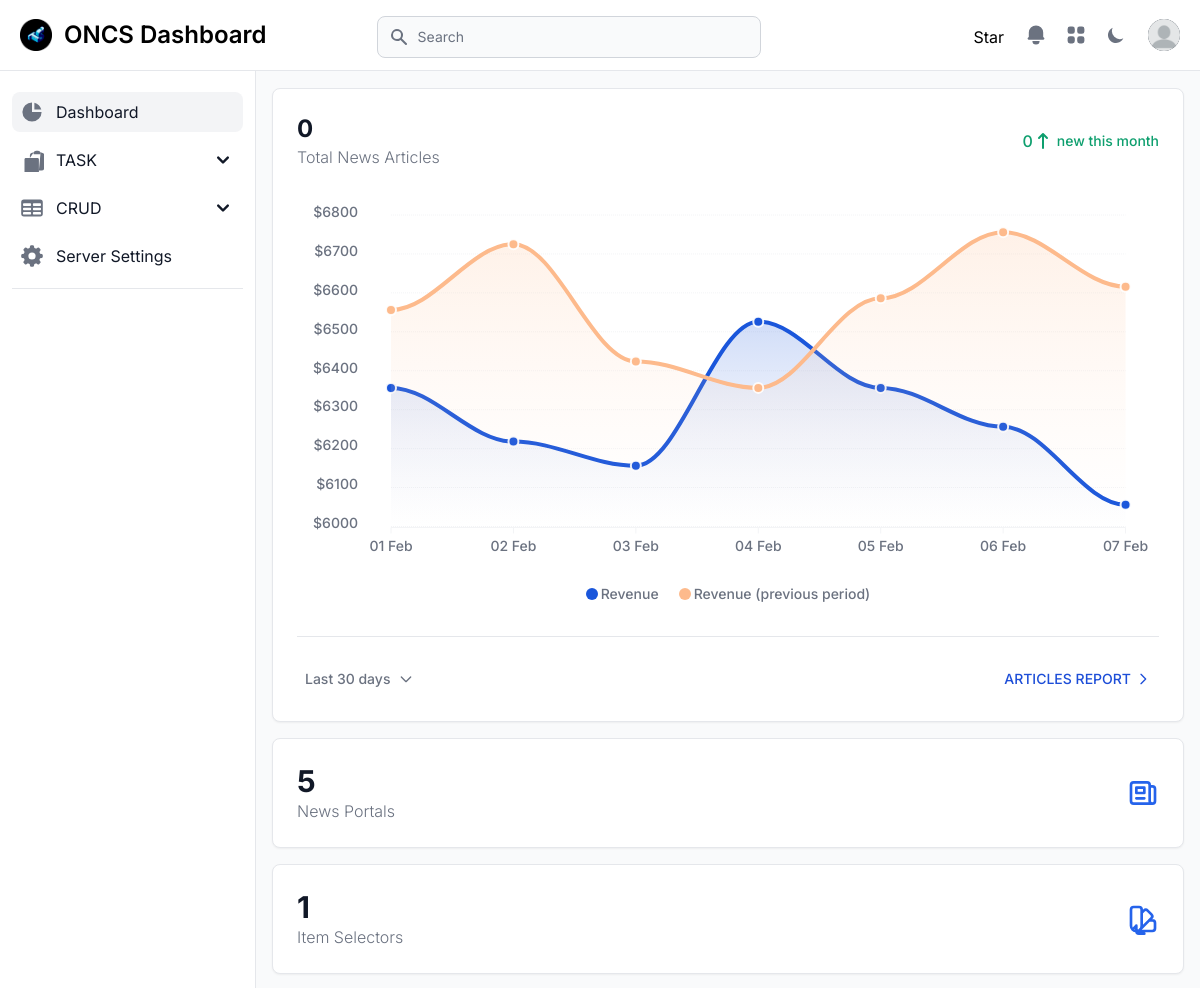
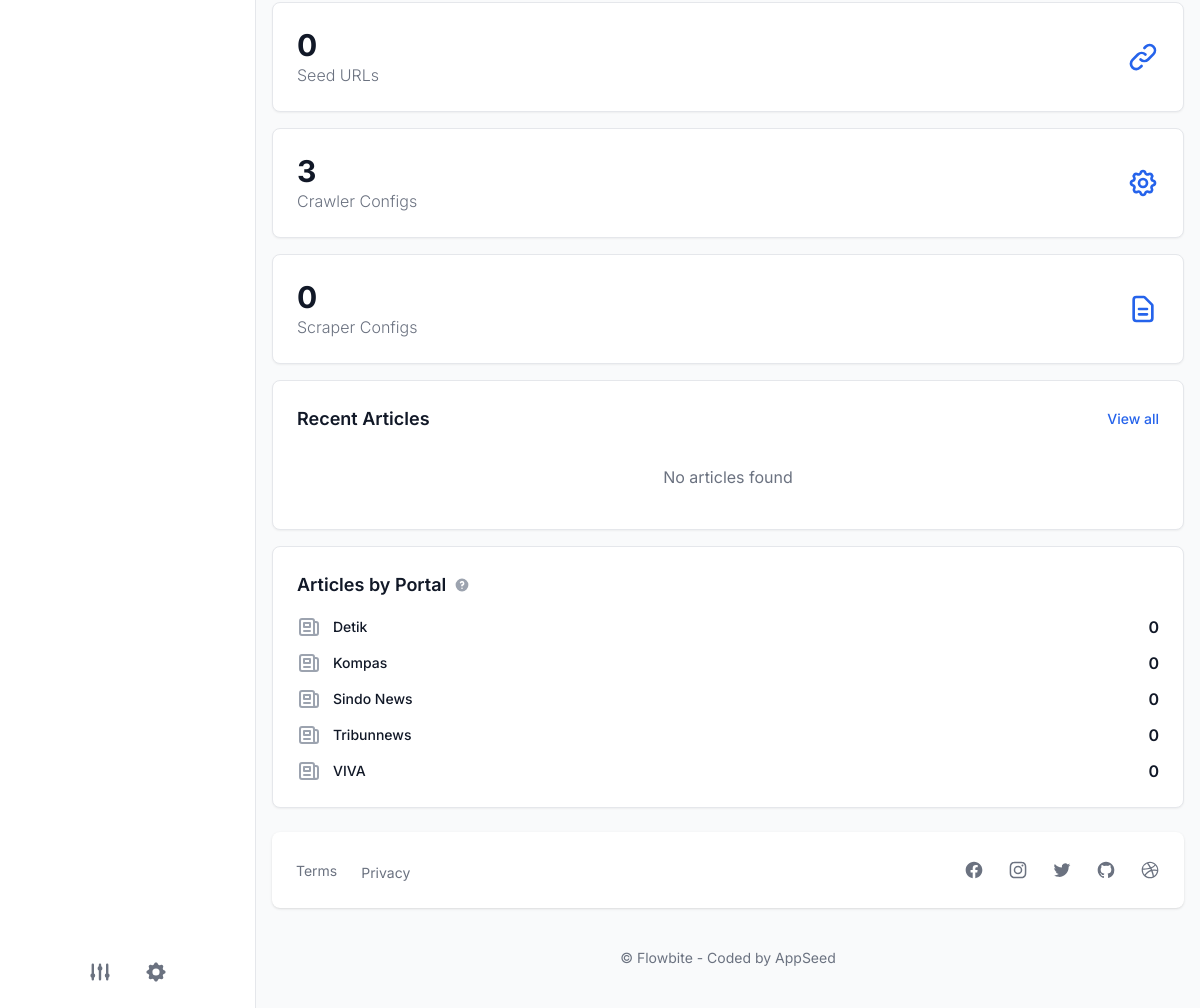
Before: / with the older database file (2 pictures, top to bottom).
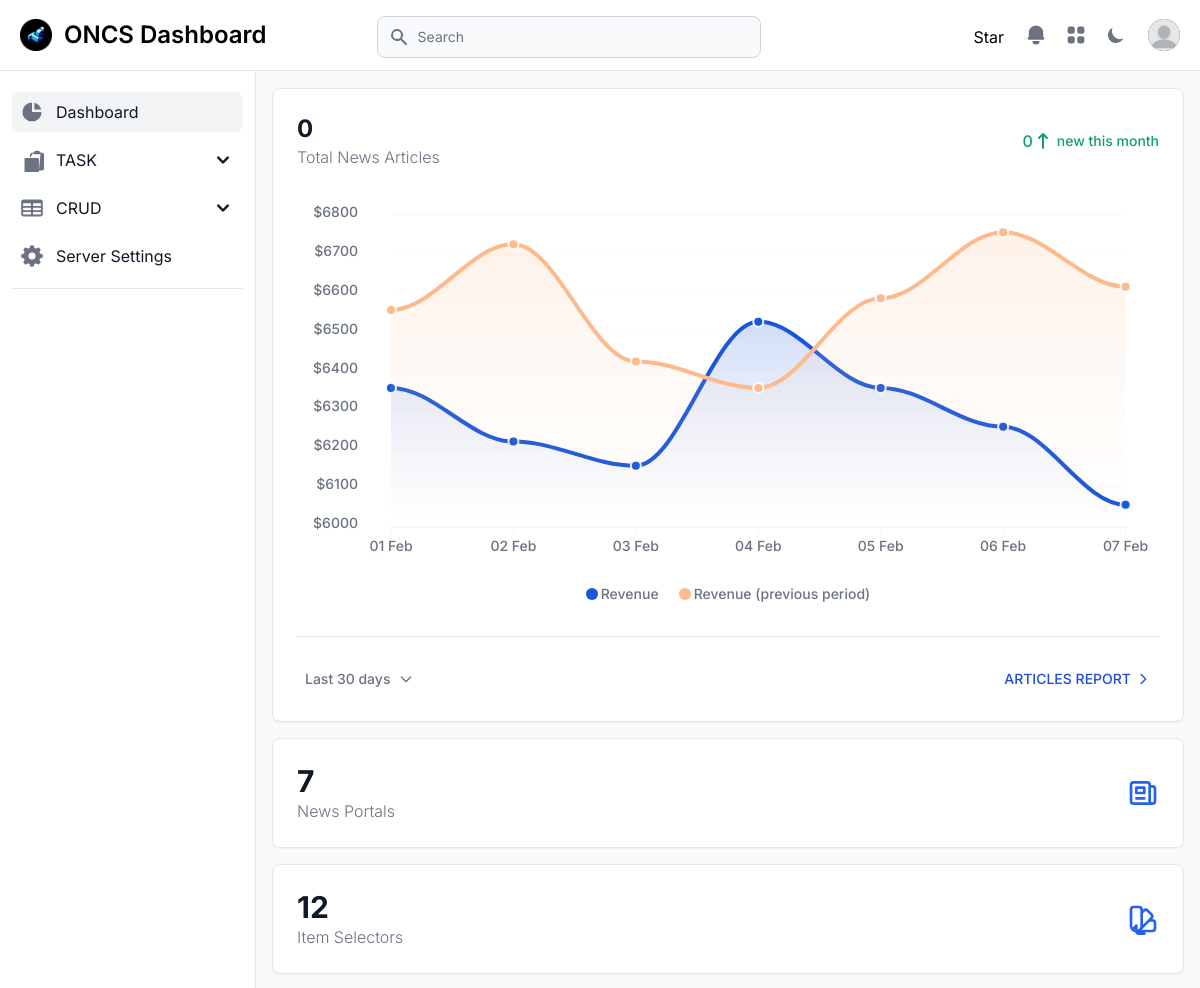
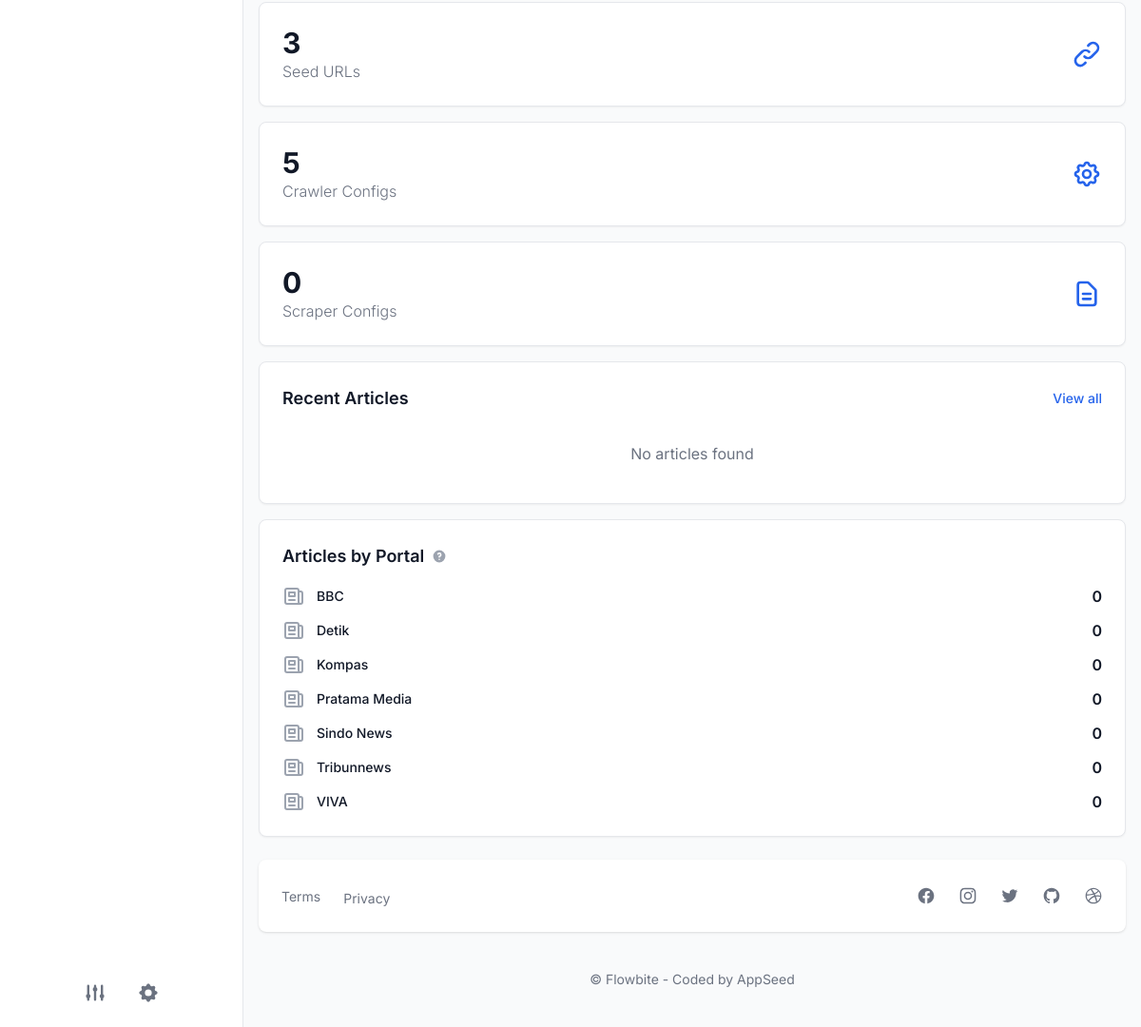
After: the same page with the newer database file (2 pictures, top to bottom).
### apps/common/models.py (models this page shows, shortened)
class TimestampModel(models.Model):
	created_at = models.DateTimeField(auto_now_add=True)
	updated_at = models.DateTimeField(auto_now=True)
	class Meta:
		abstract = True

class NewsPortal(TimestampModel):
	domain = models.CharField(max_length=255, unique=True)
	name = models.CharField(max_length=255)
	news_scope = models.CharField(
		max_length=20,
		choices=NewsScopeChoices.choices,
		default=NewsScopeChoices.NATIONAL
	)
	country = CountryField(blank_label='Select country', default='ID', null=True, blank=True)
	city = models.CharField(max_length=255, blank=True, null=True)
	class Meta:
		db_table = 'news_portal'
		verbose_name = 'News Portal'
		verbose_name_plural = 'News Portals'
		ordering = ['name']

### home/views.py (the view)
# urls.py: path("", views.index, name="charts"),
def index(request):
  news_portals_count = NewsPortal.objects.count()
  selectors_count = ItemSelector.objects.count()
  seed_urls_count = NewsPortalSeedUrl.objects.count()
  crawler_configs_count = CrawlerConfig.objects.count()
  scraper_configs_count = ScraperConfig.objects.count()
  news_articles_count = NewsArticle.objects.count()
  thirty_days_ago = datetime.now() - timedelta(days=30)
  recent_articles = NewsArticle.objects.filter(created_at__gte=thirty_days_ago).count()
  articles_by_portal = []
  try:
    articles_by_portal = NewsPortal.objects.annotate(
      article_count=Count('clean_urls__article_url__article', filter=Q(clean_urls__article_url__article__isnull=False))
    ).values('name', 'article_count')[:10]
  except Exception as e:
    articles_by_portal = NewsPortal.objects.values('name').annotate(article_count=Count('clean_urls'))[:10]
  latest_articles = []
  try:
    latest_articles = NewsArticle.objects.select_related('article_url__portal').order_by('-created_at')[:5]
  except Exception as e:
    latest_articles = NewsArticle.objects.order_by('-created_at')[:5]
  try:
    from apps.tasks.views import get_celery_all_tasks
    tasks = get_celery_all_tasks()
    tasks_count = len(tasks)
  except Exception as e:
    tasks_count = 0
  context = {
    'segment': 'dashboard',
    'news_portals_count': news_portals_count,
    'selectors_count': selectors_count,
    'seed_urls_count': seed_urls_count,
    'crawler_configs_count': crawler_configs_count,
    'scraper_configs_count': scraper_configs_count,
    'news_articles_count': news_articles_count,
    'recent_articles': recent_articles,
    'articles_by_portal': list(articles_by_portal),
    'latest_articles': latest_articles,
    'tasks_count': tasks_count,
  }
  return render(request, "dashboard/index.html", context)

### core/context_processors.py (called while the page is built)
def sidebar_config(request):
    return {'sidebar_config': getattr(settings, 'SHOW_APP_CONFIG', {})}

### templates/dashboard/index.html (shortened to what the changed rows need)
{% extends "layouts/base.html" %}
{% load static %}
{% block content %}
<main>
  <div class="px-4 pt-6">
    <div class="grid gap-4 xl:grid-cols-2 2xl:grid-cols-3">
      <div class="grid gap-4 xl:grid-cols-2 2xl:grid-cols-1">
        <div class="p-4 bg-white border border-gray-200 rounded-lg shadow-sm dark:border-gray-700 sm:p-6 dark:bg-gray-800">
          <div class="flex items-center justify-between">
            <div class="flex-shrink-0">
              <span class="text-2xl font-bold leading-none text-gray-900 sm:text-3xl dark:text-white">{{ news_portals_count|default:0 }}</span>
              <h3 class="text-base font-light text-gray-500 dark:text-gray-400">News Portals</h3>
            </div>
          </div>
        </div>
        <div class="p-4 bg-white border border-gray-200 rounded-lg shadow-sm dark:border-gray-700 sm:p-6 dark:bg-gray-800">
          <div class="flex items-center justify-between">
            <div class="flex-shrink-0">
              <span class="text-2xl font-bold leading-none text-gray-900 sm:text-3xl dark:text-white">{{ selectors_count|default:0 }}</span>
              <h3 class="text-base font-light text-gray-500 dark:text-gray-400">Item Selectors</h3>
            </div>
          </div>
        </div>
        <div class="p-4 bg-white border border-gray-200 rounded-lg shadow-sm dark:border-gray-700 sm:p-6 dark:bg-gray-800">
          <div class="flex items-center justify-between">
            <div class="flex-shrink-0">
              <span class="text-2xl font-bold leading-none text-gray-900 sm:text-3xl dark:text-white">{{ seed_urls_count|default:0 }}</span>
              <h3 class="text-base font-light text-gray-500 dark:text-gray-400">Seed URLs</h3>
            </div>
          </div>
        </div>
        <div class="p-4 bg-white border border-gray-200 rounded-lg shadow-sm dark:border-gray-700 sm:p-6 dark:bg-gray-800">
          <div class="flex items-center justify-between">
            <div class="flex-shrink-0">
              <span class="text-2xl font-bold leading-none text-gray-900 sm:text-3xl dark:text-white">{{ crawler_configs_count|default:0 }}</span>
              <h3 class="text-base font-light text-gray-500 dark:text-gray-400">Crawler Configs</h3>
            </div>
          </div>
        </div>
      </div>
      <div class="p-4 bg-white border border-gray-200 rounded-lg shadow-sm dark:border-gray-700 sm:p-6 dark:bg-gray-800">
        <div class="space-y-3">
          {% for portal in articles_by_portal %}
          <div class="flex items-center justify-between">
            <div class="flex items-center min-w-0">
              <div class="flex-shrink-0">
                <svg class="w-6 h-6 text-gray-400" fill="none" stroke="currentColor" viewBox="0 0 24 24">
                  <path stroke-linecap="round" stroke-linejoin="round" stroke-width="2" d="M19 20H5a2 2 0 01-2-2V6a2 2 0 012-2h10a2 2 0 012 2v1m2 13a2 2 0 01-2-2V7m2 13a2 2 0 002-2V9a2 2 0 00-2-2h-2m-4-3H9M7 16h6M7 8h6v4H7V8z"></path>
                </svg>
              </div>
              <div class="ml-3">
                <p class="text-sm font-medium text-gray-900 truncate dark:text-white">
                  {{ portal.name }}
                </p>
              </div>
            </div>
            <div class="inline-flex items-center text-base font-semibold text-gray-900 dark:text-white">
              {{ portal.article_count|default:0 }}
            </div>
          </div>
          {% empty %}
          <div class="text-center text-gray-500 dark:text-gray-400">
            No portal data available
          </div>
          {% endfor %}
        </div>
      </div>
    </div>
  </div>
</main>
{% endblock content %}

Changed rows visible on the page:
added NewsPortal: name "BBC", article_count "0"
added NewsPortal: name "Pratama Media", article_count "0"
Other visible differences:
{{ news_portals_count|default:0 }}: "5" → "7"
{{ selectors_count|default:0 }}: "1" → "12"
{{ seed_urls_count|default:0 }}: "0" → "3"
{{ crawler_configs_count|default:0 }}: "3" → "5"
